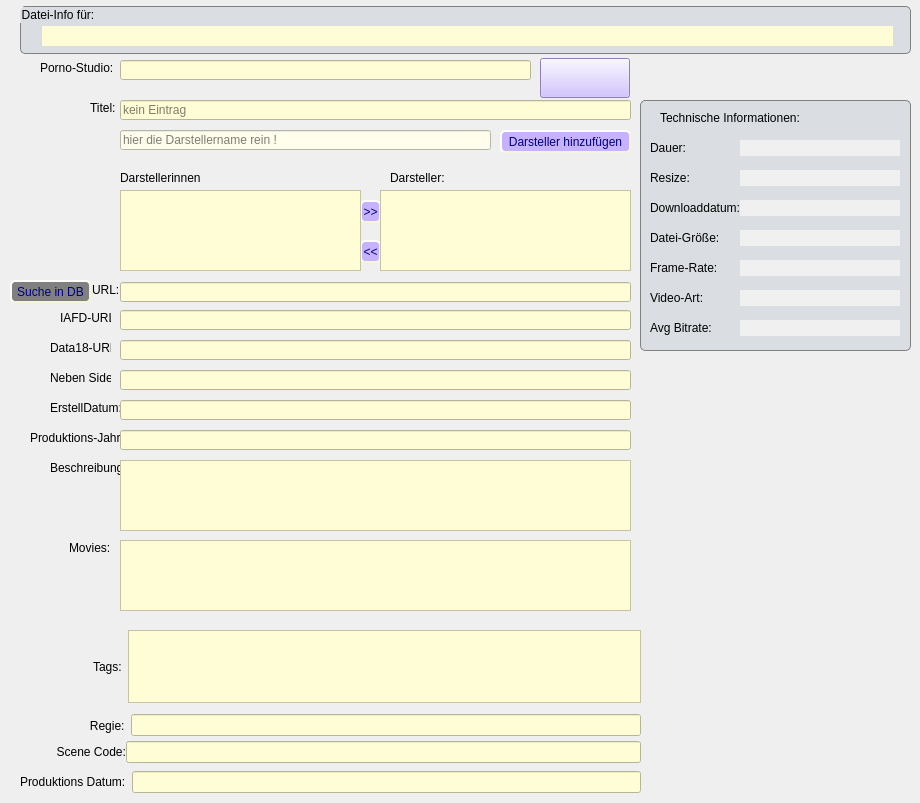
    <widget class="QWidget" name="tab_info">
     <property name="focusPolicy">
      <enum>Qt::StrongFocus</enum>
     </property>
     <attribute name="title">
      <string>Datei-Infos</string>
     </attribute>
     <widget class="QLabel" name="lblWebside">
      <property name="geometry">
       <rect>
        <x>50</x>
        <y>340</y>
        <width>61</width>
        <height>16</height>
       </rect>
      </property>
      <property name="text">
       <string>Data18-URL:</string>
      </property>
     </widget>
     <widget class="QLabel" name="lblBeschreibung">
      <property name="geometry">
       <rect>
        <x>50</x>
        <y>460</y>
        <width>71</width>
        <height>16</height>
       </rect>
      </property>
      <property name="text">
       <string>Beschreibung:</string>
      </property>
     </widget>
     <widget class="QLabel" name="lblDownloadURL">
      <property name="geometry">
       <rect>
        <x>60</x>
        <y>310</y>
        <width>51</width>
        <height>16</height>
       </rect>
      </property>
      <property name="text">
       <string>IAFD-URL:</string>
      </property>
     </widget>
     <widget class="QLabel" name="lblPornSeiteInfo">
      <property name="geometry">
       <rect>
        <x>40</x>
        <y>60</y>
        <width>81</width>
        <height>16</height>
       </rect>
      </property>
      <property name="text">
       <string>Porno-Studio:</string>
      </property>
     </widget>
     <widget class="QLabel" name="lblURL">
      <property name="geometry">
       <rect>
        <x>92</x>
        <y>282</y>
        <width>31</width>
        <height>16</height>
       </rect>
      </property>
      <property name="text">
       <string>URL:</string>
      </property>
     </widget>
     <widget class="QLabel" name="lblDarsteller">
      <property name="geometry">
       <rect>
        <x>120</x>
        <y>170</y>
        <width>81</width>
        <height>16</height>
       </rect>
      </property>
      <property name="text">
       <string>Darstellerinnen:</string>
      </property>
     </widget>
     <widget class="QLabel" name="lblTitelInfo">
      <property name="geometry">
       <rect>
        <x>90</x>
        <y>100</y>
        <width>41</width>
        <height>16</height>
       </rect>
      </property>
      <property name="text">
       <string>Titel:</string>
      </property>
     </widget>
     <widget class="QLabel" name="lblProJahr">
      <property name="geometry">
       <rect>
        <x>30</x>
        <y>430</y>
        <width>91</width>
        <height>16</height>
       </rect>
      </property>
      <property name="text">
       <string>Produktions-Jahr:</string>
      </property>
     </widget>
     <widget class="QLabel" name="lblErstellDatum">
      <property name="geometry">
       <rect>
        <x>50</x>
        <y>400</y>
        <width>81</width>
        <height>16</height>
       </rect>
      </property>
      <property name="text">
       <string>ErstellDatum:</string>
      </property>
     </widget>
     <widget class="QPushButton" name="Btn_logo_am_infos_tab">
      <property name="geometry">
       <rect>
        <x>540</x>
        <y>58</y>
        <width>90</width>
        <height>40</height>
       </rect>
      </property>
      <property name="toolTip">
       <string>kein Studio ausgewählt !</string>
      </property>
      <property name="whatsThis">
       <string>Datei-Info</string>
      </property>
      <property name="styleSheet">
       <string notr="true">QPushButton { 
	background-image:url(:/Buttons/_buttons/no-logo_90x40.jpg);
}                   
QPushButton:enabled{
	background-color: rgb(198, 178, 255);
}                           
QPushButton:pressed{ 
	background: red;
}                            
QPushButton:disabled{                             
	background-color: gray;                
}
QPushButton:hover{
	background-color: rgb(255, 85, 255);
}   </string>
      </property>
      <property name="text">
       <string/>
      </property>
     </widget>
     <widget class="QTextBrowser" name="txtBrw_Beschreibung">
      <property name="geometry">
       <rect>
        <x>120</x>
        <y>460</y>
        <width>511</width>
        <height>71</height>
       </rect>
      </property>
      <property name="styleSheet">
       <string notr="true">background-color: #FFFDD5;</string>
      </property>
      <property name="readOnly">
       <bool>false</bool>
      </property>
      <property name="acceptRichText">
       <bool>false</bool>
      </property>
     </widget>
     <widget class="QLineEdit" name="lnEdit_ProJahr">
      <property name="geometry">
       <rect>
        <x>120</x>
        <y>430</y>
        <width>511</width>
        <height>20</height>
       </rect>
      </property>
      <property name="styleSheet">
       <string notr="true">background-color: #FFFDD5;</string>
      </property>
      <property name="text">
       <string/>
      </property>
     </widget>
     <widget class="QLineEdit" name="lnEdit_Data18URL">
      <property name="geometry">
       <rect>
        <x>120</x>
        <y>340</y>
        <width>511</width>
        <height>20</height>
       </rect>
      </property>
      <property name="styleSheet">
       <string notr="true">background-color: #FFFDD5;</string>
      </property>
      <property name="text">
       <string/>
      </property>
     </widget>
     <widget class="QLineEdit" name="lnEdit_IAFDURL">
      <property name="geometry">
       <rect>
        <x>120</x>
        <y>310</y>
        <width>511</width>
        <height>20</height>
       </rect>
      </property>
      <property name="styleSheet">
       <string notr="true">background-color: #FFFDD5;</string>
      </property>
     </widget>
     <widget class="QLineEdit" name="lnEdit_ErstellDatum">
      <property name="geometry">
       <rect>
        <x>120</x>
        <y>400</y>
        <width>511</width>
        <height>20</height>
       </rect>
      </property>
      <property name="styleSheet">
       <string notr="true">background-color: #FFFDD5;</string>
      </property>
      <property name="text">
       <string/>
      </property>
     </widget>
     <widget class="QLineEdit" name="lnEdit_URL">
      <property name="geometry">
       <rect>
        <x>120</x>
        <y>282</y>
        <width>511</width>
        <height>20</height>
       </rect>
      </property>
      <property name="styleSheet">
       <string notr="true">background-color: #FFFDD5;</string>
      </property>
     </widget>
     <widget class="QPushButton" name="Btn_Rechts">
      <property name="geometry">
       <rect>
        <x>360</x>
        <y>200</y>
        <width>21</width>
        <height>23</height>
       </rect>
      </property>
      <property name="styleSheet">
       <string notr="true">QPushButton { 
	color: rgb(0, 0, 127);
	selection-background-color: rgb(255, 85, 0);
	background-color: rgb(198, 178, 255);
	border-style: outset;
	border-width: 2px;
	font:8pt &quot;MS Shell Dlg 2&quot;;
	border-radius: 5px;
	border-color: beige;
}                   
QPushButton:enabled{
	background-color: rgb(198, 178, 255);
}                           
QPushButton:pressed{ 
	background: red;
}                            
QPushButton:disabled{                             
	background-color: gray;                
}
QPushButton:hover{
	background-color: rgb(255, 85, 255);
}   </string>
      </property>
      <property name="text">
       <string>&gt;&gt;</string>
      </property>
     </widget>
     <widget class="QPushButton" name="Btn_Links">
      <property name="geometry">
       <rect>
        <x>360</x>
        <y>240</y>
        <width>21</width>
        <height>23</height>
       </rect>
      </property>
      <property name="styleSheet">
       <string notr="true">QPushButton { 
	color: rgb(0, 0, 127);
	selection-background-color: rgb(255, 85, 0);
	background-color: rgb(198, 178, 255);
	border-style: outset;
	border-width: 2px;
	font:8pt &quot;MS Shell Dlg 2&quot;;
	border-radius: 5px;
	border-color: beige;
}                   
QPushButton:enabled{
	background-color: rgb(198, 178, 255);
}                           
QPushButton:pressed{ 
	background: red;
}                            
QPushButton:disabled{                             
	background-color: gray;                
}
QPushButton:hover{
	background-color: rgb(255, 85, 255);
}   </string>
      </property>
      <property name="text">
       <string>&lt;&lt;</string>
      </property>
     </widget>
     <widget class="QListWidget" name="lstWdg_Darstellerin">
      <property name="geometry">
       <rect>
        <x>120</x>
        <y>190</y>
        <width>241</width>
        <height>81</height>
       </rect>
      </property>
      <property name="styleSheet">
       <string notr="true">background-color: #FFFDD5;</string>
      </property>
      <property name="editTriggers">
       <set>QAbstractItemView::EditKeyPressed|QAbstractItemView::SelectedClicked</set>
      </property>
      <property name="tabKeyNavigation">
       <bool>true</bool>
      </property>
      <property name="selectionBehavior">
       <enum>QAbstractItemView::SelectRows</enum>
      </property>
     </widget>
     <widget class="QPushButton" name="Btn_AddArtist">
      <property name="geometry">
       <rect>
        <x>500</x>
        <y>130</y>
        <width>131</width>
        <height>23</height>
       </rect>
      </property>
      <property name="styleSheet">
       <string notr="true">QPushButton { 
	color: rgb(0, 0, 127);
	selection-background-color: rgb(255, 85, 0);
	background-color: rgb(198, 178, 255);
	border-style: outset;
	border-width: 2px;
	font:9pt &quot;MS Shell Dlg 2&quot;;
	border-radius: 5px;
	border-color: beige;
}                   
QPushButton:enabled{
	background-color: rgb(198, 178, 255);
}                           
QPushButton:pressed{ 
	background: red;
}                            
QPushButton:disabled{                             
	background-color: gray;                
}
QPushButton:hover{
	background-color: rgb(255, 85, 255);
}   </string>
      </property>
      <property name="text">
       <string>Darsteller hinzufügen</string>
      </property>
     </widget>
     <widget class="QLineEdit" name="lnEdit_AddArtist">
      <property name="geometry">
       <rect>
        <x>120</x>
        <y>130</y>
        <width>371</width>
        <height>20</height>
       </rect>
      </property>
      <property name="font">
       <font>
        <kerning>true</kerning>
       </font>
      </property>
      <property name="styleSheet">
       <string notr="true">background-color: rgb(255, 253,235);</string>
      </property>
      <property name="inputMask">
       <string/>
      </property>
      <property name="frame">
       <bool>true</bool>
      </property>
      <property name="placeholderText">
       <string notr="true">hier die Darstellername rein !</string>
      </property>
     </widget>
     <widget class="QLineEdit" name="lnEdit_Titel">
      <property name="geometry">
       <rect>
        <x>120</x>
        <y>100</y>
        <width>511</width>
        <height>20</height>
       </rect>
      </property>
      <property name="styleSheet">
       <string notr="true">QLineEdit {
background-color: #FFFDD5;}

QLineEdit::placeholder { 	
	color: rgba(255, 255, 255, 10);
}

QLineEdit:hover,QTextEdit:hover {
border: 2px solid rgb(49, 50, 62);}
</string>
      </property>
      <property name="placeholderText">
       <string notr="true">kein Eintrag</string>
      </property>
     </widget>
     <widget class="QLabel" name="lblWebside_2">
      <property name="geometry">
       <rect>
        <x>50</x>
        <y>370</y>
        <width>61</width>
        <height>16</height>
       </rect>
      </property>
      <property name="text">
       <string>Neben Side:</string>
      </property>
     </widget>
     <widget class="QLineEdit" name="lnEdit_NebenSide">
      <property name="geometry">
       <rect>
        <x>120</x>
        <y>370</y>
        <width>511</width>
        <height>20</height>
       </rect>
      </property>
      <property name="styleSheet">
       <string notr="true">background-color: #FFFDD5;</string>
      </property>
      <property name="text">
       <string/>
      </property>
     </widget>
     <widget class="QListWidget" name="lstWdg_Darsteller">
      <property name="geometry">
       <rect>
        <x>380</x>
        <y>190</y>
        <width>251</width>
        <height>81</height>
       </rect>
      </property>
      <property name="styleSheet">
       <string notr="true">background-color: #FFFDD5;</string>
      </property>
     </widget>
     <widget class="QGroupBox" name="grpBox_Techn_Infos">
      <property name="geometry">
       <rect>
        <x>640</x>
        <y>100</y>
        <width>271</width>
        <height>251</height>
       </rect>
      </property>
      <property name="styleSheet">
       <string notr="true">QGroupBox {
background-color: rgb(218, 222, 226);
border: 1px solid grey;border-radius: 5px;}</string>
      </property>
      <property name="title">
       <string/>
      </property>
      <property name="alignment">
       <set>Qt::AlignJustify|Qt::AlignVCenter</set>
      </property>
      <property name="flat">
       <bool>false</bool>
      </property>
      <property name="checkable">
       <bool>false</bool>
      </property>
      <widget class="QLabel" name="lblDauer">
       <property name="geometry">
        <rect>
         <x>10</x>
         <y>40</y>
         <width>80</width>
         <height>16</height>
        </rect>
       </property>
       <property name="text">
        <string>Dauer:</string>
       </property>
      </widget>
      <widget class="QLabel" name="lblFileSize">
       <property name="geometry">
        <rect>
         <x>10</x>
         <y>130</y>
         <width>80</width>
         <height>16</height>
        </rect>
       </property>
       <property name="text">
        <string>Datei-Größe:</string>
       </property>
      </widget>
      <widget class="QLabel" name="lblResize">
       <property name="geometry">
        <rect>
         <x>10</x>
         <y>70</y>
         <width>80</width>
         <height>16</height>
        </rect>
       </property>
       <property name="text">
        <string>Resize:</string>
       </property>
      </widget>
      <widget class="QLabel" name="lblFrameRate">
       <property name="geometry">
        <rect>
         <x>10</x>
         <y>160</y>
         <width>80</width>
         <height>16</height>
        </rect>
       </property>
       <property name="text">
        <string>Frame-Rate:</string>
       </property>
      </widget>
      <widget class="QLabel" name="lblFileCreation">
       <property name="geometry">
        <rect>
         <x>10</x>
         <y>100</y>
         <width>91</width>
         <height>16</height>
        </rect>
       </property>
       <property name="text">
        <string>Downloaddatum:</string>
       </property>
      </widget>
      <widget class="QLabel" name="lblVideoArt">
       <property name="geometry">
        <rect>
         <x>10</x>
         <y>190</y>
         <width>80</width>
         <height>16</height>
        </rect>
       </property>
       <property name="text">
        <string>Video-Art:</string>
       </property>
      </widget>
      <widget class="QLabel" name="lblBitrate">
       <property name="geometry">
        <rect>
         <x>10</x>
         <y>220</y>
         <width>80</width>
         <height>16</height>
        </rect>
       </property>
       <property name="text">
        <string>Avg Bitrate:</string>
       </property>
      </widget>
      <widget class="QLabel" name="lbl_Dauer">
       <property name="geometry">
        <rect>
         <x>100</x>
         <y>40</y>
         <width>160</width>
         <height>16</height>
        </rect>
       </property>
       <property name="styleSheet">
        <string notr="true">background-color: rgb(240, 240, 240);</string>
       </property>
       <property name="text">
        <string/>
       </property>
      </widget>
      <widget class="QLabel" name="lbl_Resize">
       <property name="geometry">
        <rect>
         <x>100</x>
         <y>70</y>
         <width>160</width>
         <height>16</height>
        </rect>
       </property>
       <property name="styleSheet">
        <string notr="true">background-color: rgb(240, 240, 240);</string>
       </property>
       <property name="text">
        <string/>
       </property>
      </widget>
      <widget class="QLabel" name="lbl_FileCreation">
       <property name="geometry">
        <rect>
         <x>100</x>
         <y>100</y>
         <width>160</width>
         <height>16</height>
        </rect>
       </property>
       <property name="styleSheet">
        <string notr="true">background-color: rgb(240, 240, 240);</string>
       </property>
       <property name="text">
        <string/>
       </property>
      </widget>
      <widget class="QLabel" name="lbl_FileSize">
       <property name="geometry">
        <rect>
         <x>100</x>
         <y>130</y>
         <width>160</width>
         <height>16</height>
        </rect>
       </property>
       <property name="styleSheet">
        <string notr="true">background-color: rgb(240, 240, 240);</string>
       </property>
       <property name="text">
        <string/>
       </property>
      </widget>
      <widget class="QLabel" name="lbl_FrameRate">
       <property name="geometry">
        <rect>
         <x>100</x>
         <y>160</y>
         <width>160</width>
         <height>16</height>
        </rect>
       </property>
       <property name="styleSheet">
        <string notr="true">background-color: rgb(240, 240, 240);</string>
       </property>
       <property name="text">
        <string/>
       </property>
      </widget>
      <widget class="QLabel" name="lbl_VideoArt">
       <property name="geometry">
        <rect>
         <x>100</x>
         <y>190</y>
         <width>160</width>
         <height>16</height>
        </rect>
       </property>
       <property name="styleSheet">
        <string notr="true">background-color: rgb(240, 240, 240);</string>
       </property>
       <property name="text">
        <string/>
       </property>
      </widget>
      <widget class="QLabel" name="lbl_Bitrate">
       <property name="geometry">
        <rect>
         <x>100</x>
         <y>220</y>
         <width>160</width>
         <height>16</height>
        </rect>
       </property>
       <property name="styleSheet">
        <string notr="true">background-color: rgb(240, 240, 240);</string>
       </property>
       <property name="text">
        <string/>
       </property>
      </widget>
      <widget class="QLabel" name="lbltechnische_Infos">
       <property name="geometry">
        <rect>
         <x>20</x>
         <y>10</y>
         <width>141</width>
         <height>16</height>
        </rect>
       </property>
       <property name="text">
        <string>Technische Informationen:</string>
       </property>
      </widget>
     </widget>
     <widget class="QPushButton" name="Btn_Linksuche_in_DB">
      <property name="enabled">
       <bool>false</bool>
      </property>
      <property name="geometry">
       <rect>
        <x>10</x>
        <y>280</y>
        <width>81</width>
        <height>23</height>
       </rect>
      </property>
      <property name="styleSheet">
       <string notr="true">QPushButton { 
	color: rgb(0, 0, 127);
	selection-background-color: rgb(255, 85, 0);
	background-color: rgb(198, 178, 255);
	border-style: outset;
	border-width: 2px;
	font:9pt &quot;MS Shell Dlg 2&quot;;
	border-radius: 5px;
	border-color: beige;
}                   
QPushButton:enabled{
	background-color: rgb(198, 178, 255);
}                           
QPushButton:pressed{ 
	background: red;
}                            
QPushButton:disabled{                             
	background-color: gray;                
}
QPushButton:hover{
	background-color: rgb(255, 85, 255);
}   </string>
      </property>
      <property name="text">
       <string>Suche in DB</string>
      </property>
     </widget>
     <widget class="QLabel" name="lblDarsteller_2">
      <property name="geometry">
       <rect>
        <x>390</x>
        <y>170</y>
        <width>81</width>
        <height>16</height>
       </rect>
      </property>
      <property name="text">
       <string>Darsteller:</string>
      </property>
     </widget>
     <widget class="QWidget" name="layoutWidget">
      <property name="geometry">
       <rect>
        <x>20</x>
        <y>740</y>
        <width>621</width>
        <height>24</height>
       </rect>
      </property>
      <layout class="QHBoxLayout" name="horizontalLayout_2">
       <property name="spacing">
        <number>0</number>
       </property>
       <item>
        <widget class="QLabel" name="lblSceneCode">
         <property name="enabled">
          <bool>true</bool>
         </property>
         <property name="text">
          <string>           Scene Code:</string>
         </property>
        </widget>
       </item>
       <item>
        <widget class="QLineEdit" name="lnEdit_SceneCode">
         <property name="enabled">
          <bool>true</bool>
         </property>
         <property name="styleSheet">
          <string notr="true">background-color: #FFFDD5;</string>
         </property>
         <property name="text">
          <string/>
         </property>
        </widget>
       </item>
      </layout>
     </widget>
     <widget class="QWidget" name="layoutWidget">
      <property name="geometry">
       <rect>
        <x>20</x>
        <y>770</y>
        <width>621</width>
        <height>24</height>
       </rect>
      </property>
      <layout class="QHBoxLayout" name="horizontalLayout_3">
       <item>
        <widget class="QLabel" name="lblProDate">
         <property name="enabled">
          <bool>true</bool>
         </property>
         <property name="text">
          <string>Produktions Datum:</string>
         </property>
        </widget>
       </item>
       <item>
        <widget class="QLineEdit" name="lnEdit_ProDate">
         <property name="enabled">
          <bool>true</bool>
         </property>
         <property name="styleSheet">
          <string notr="true">background-color: #FFFDD5;</string>
         </property>
         <property name="text">
          <string/>
         </property>
        </widget>
       </item>
      </layout>
     </widget>
     <widget class="QWidget" name="layoutWidget">
      <property name="geometry">
       <rect>
        <x>20</x>
        <y>630</y>
        <width>621</width>
        <height>73</height>
       </rect>
      </property>
      <layout class="QHBoxLayout" name="horizontalLayout_4">
       <item>
        <widget class="QLabel" name="lblTags">
         <property name="text">
          <string>                      Tags:</string>
         </property>
        </widget>
       </item>
       <item>
        <widget class="QTextBrowser" name="txtBrw_Tags">
         <property name="styleSheet">
          <string notr="true">background-color: #FFFDD5;</string>
         </property>
         <property name="tabChangesFocus">
          <bool>true</bool>
         </property>
         <property name="readOnly">
          <bool>false</bool>
         </property>
         <property name="acceptRichText">
          <bool>false</bool>
         </property>
        </widget>
       </item>
      </layout>
     </widget>
     <widget class="QLineEdit" name="lnEdit_Studio">
      <property name="enabled">
       <bool>false</bool>
      </property>
      <property name="geometry">
       <rect>
        <x>120</x>
        <y>60</y>
        <width>411</width>
        <height>20</height>
       </rect>
      </property>
      <property name="styleSheet">
       <string notr="true">background-color: #FFFDD5;</string>
      </property>
     </widget>
     <widget class="QLabel" name="lblWeb_Movies_2">
      <property name="geometry">
       <rect>
        <x>69</x>
        <y>540</y>
        <width>41</width>
        <height>16</height>
       </rect>
      </property>
      <property name="text">
       <string>Movies:</string>
      </property>
     </widget>
     <widget class="QTextBrowser" name="txtBrw_Movies">
      <property name="geometry">
       <rect>
        <x>120</x>
        <y>540</y>
        <width>511</width>
        <height>71</height>
       </rect>
      </property>
      <property name="styleSheet">
       <string notr="true">background-color: #FFFDD5;</string>
      </property>
      <property name="readOnly">
       <bool>false</bool>
      </property>
      <property name="acceptRichText">
       <bool>false</bool>
      </property>
     </widget>
     <widget class="QGroupBox" name="grpBox_dateiname">
      <property name="geometry">
       <rect>
        <x>20</x>
        <y>6</y>
        <width>891</width>
        <height>48</height>
       </rect>
      </property>
      <property name="styleSheet">
       <string notr="true">QGroupBox {
background-color: rgb(218, 222, 226);
border: 1px solid grey;border-radius: 5px;}</string>
      </property>
      <property name="title">
       <string>Datei-Info für:</string>
      </property>
      <widget class="QLabel" name="lbl_datei_info_fuer">
       <property name="geometry">
        <rect>
         <x>22</x>
         <y>20</y>
         <width>851</width>
         <height>20</height>
        </rect>
       </property>
       <property name="styleSheet">
        <string notr="true">background-color: #FFFDD5;</string>
       </property>
       <property name="text">
        <string/>
       </property>
      </widget>
     </widget>
     <widget class="QWidget" name="horizontalLayoutWidget">
      <property name="geometry">
       <rect>
        <x>20</x>
        <y>710</y>
        <width>621</width>
        <height>31</height>
       </rect>
      </property>
      <layout class="QHBoxLayout" name="horizontalLayout_6">
       <item>
        <widget class="QLabel" name="lblRegie">
         <property name="enabled">
          <bool>true</bool>
         </property>
         <property name="text">
          <string>                     Regie:</string>
         </property>
        </widget>
       </item>
       <item>
        <widget class="QLineEdit" name="lnEdit_Regie">
         <property name="enabled">
          <bool>true</bool>
         </property>
         <property name="styleSheet">
          <string notr="true">background-color: #FFFDD5;</string>
         </property>
         <property name="text">
          <string/>
         </property>
        </widget>
       </item>
      </layout>
     </widget>
     <zorder>grpBox_dateiname</zorder>
     <zorder>layoutWidget</zorder>
     <zorder>layoutWidget</zorder>
     <zorder>layoutWidget</zorder>
     <zorder>grpBox_Techn_Infos</zorder>
     <zorder>lblWebside</zorder>
     <zorder>lblBeschreibung</zorder>
     <zorder>lblDownloadURL</zorder>
     <zorder>lblPornSeiteInfo</zorder>
     <zorder>lblURL</zorder>
     <zorder>lblDarsteller</zorder>
     <zorder>lblTitelInfo</zorder>
     <zorder>lblProJahr</zorder>
     <zorder>lblErstellDatum</zorder>
     <zorder>Btn_logo_am_infos_tab</zorder>
     <zorder>txtBrw_Beschreibung</zorder>
     <zorder>lnEdit_ProJahr</zorder>
     <zorder>lnEdit_Data18URL</zorder>
     <zorder>lnEdit_IAFDURL</zorder>
     <zorder>lnEdit_ErstellDatum</zorder>
     <zorder>lnEdit_URL</zorder>
     <zorder>Btn_Rechts</zorder>
     <zorder>Btn_Links</zorder>
     <zorder>lstWdg_Darstellerin</zorder>
     <zorder>Btn_AddArtist</zorder>
     <zorder>lnEdit_AddArtist</zorder>
     <zorder>lnEdit_Titel</zorder>
     <zorder>lblWebside_2</zorder>
     <zorder>lnEdit_NebenSide</zorder>
     <zorder>lstWdg_Darsteller</zorder>
     <zorder>Btn_Linksuche_in_DB</zorder>
     <zorder>lblDarsteller_2</zorder>
     <zorder>lnEdit_Studio</zorder>
     <zorder>lblWeb_Movies_2</zorder>
     <zorder>txtBrw_Movies</zorder>
     <zorder>horizontalLayoutWidget</zorder>
    </widget>
